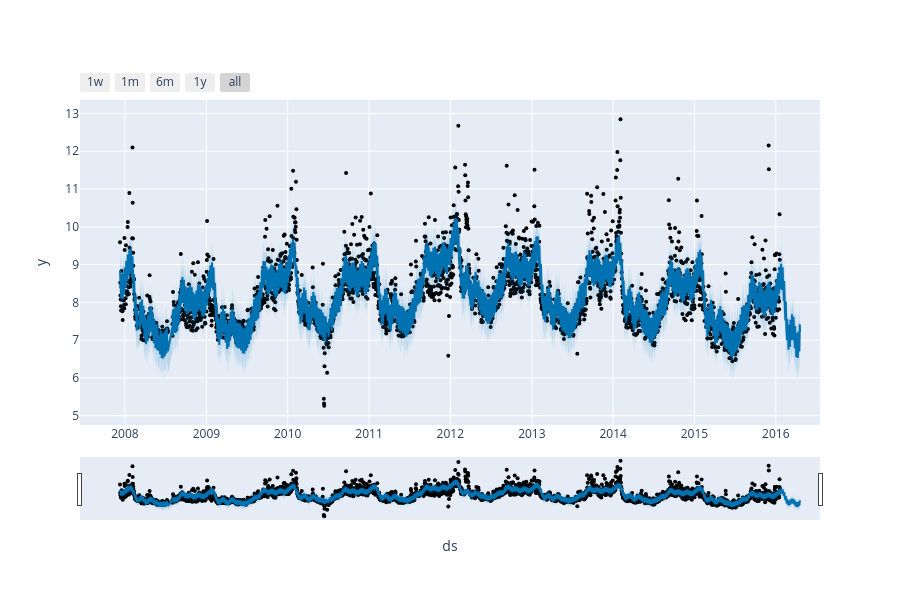

The notebook cell saved with this chart:
### Code cell
#from fbprophet.plot import plot_plotly, plot_components_plotly
from prophet.plot import plot_plotly, plot_components_plotly
plot_plotly(model, forecast)

### Figure 1 — Plotly figure (JSON) as saved in the notebook; plotly's stock layout.template omitted (floating-point values rounded to 4 significant figures; data arrays with more than 128 entries replaced by an {"elided": "..."} marker saying what was removed)
{"data": [{"marker": {"color": "black", "size": 4}, "mode": "markers", "name": "Actual", "type": "scatter", "x": {"elided": "2905 str values"}, "y": {"elided": "2905 float values"}}, {"hoverinfo": "skip", "line": {"width": 0}, "mode": "lines", "type": "scatter", "x": {"elided": "2995 str values"}, "y": {"elided": "2995 float values"}}, {"fill": "tonexty", "fillcolor": "rgba(0, 114, 178, 0.2)", "line": {"color": "#0072B2", "width": 2}, "mode": "lines", "name": "Predicted", "type": "scatter", "x": {"elided": "2995 str values"}, "y": {"elided": "2995 float values"}}, {"fill": "tonexty", "fillcolor": "rgba(0, 114, 178, 0.2)", "hoverinfo": "skip", "line": {"width": 0}, "mode": "lines", "type": "scatter", "x": {"elided": "2995 str values"}, "y": {"elided": "2995 float values"}}], "layout": {"height": 600, "showlegend": false, "width": 900, "xaxis": {"rangeselector": {"buttons": [{"count": 7, "label": "1w", "step": "day", "stepmode": "backward"}, {"count": 1, "label": "1m", "step": "month", "stepmode": "backward"}, {"count": 6, "label": "6m", "step": "month", "stepmode": "backward"}, {"count": 1, "label": "1y", "step": "year", "stepmode": "backward"}, {"step": "all"}]}, "rangeslider": {"visible": true}, "title": {"text": "ds"}, "type": "date"}, "yaxis": {"title": {"text": "y"}}}}
